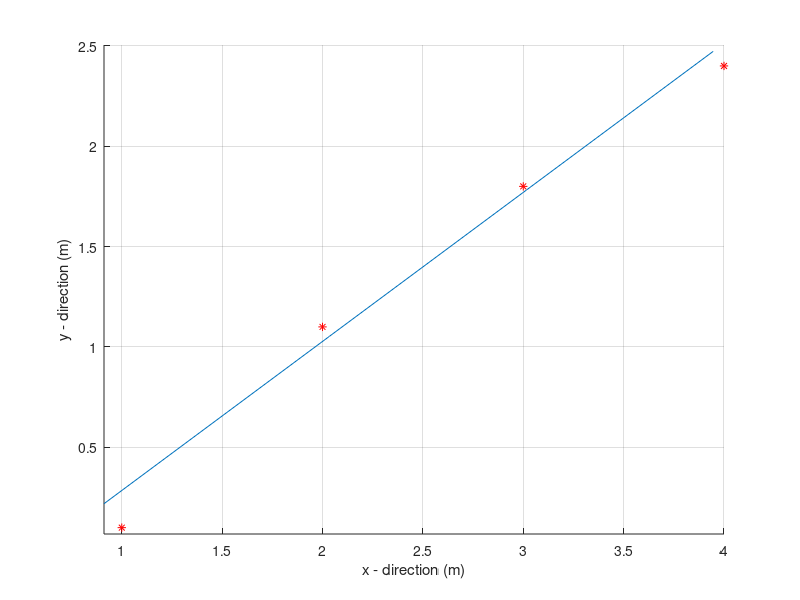

This figure's MATLAB source:
%--------------------------------------------------------------------------
%   
%   Fitting a straight line in 2D
% 
%   Author         : Georgios Malissiovas, Alexandra Papadaki
%   Version        : July 06, 2016
%   Last changes   : July 06, 2016
%
%--------------------------------------------------------------------------

clc;
clear all;
close all;

%--------------------------------------------------------------------------
%   Observations and initial values for unknowns
%--------------------------------------------------------------------------

% Measured 2D coordinates
y=[0.1; 1.1; 1.8; 2.4];
x=[1.0; 2.0; 3.0; 4.0];
L = [y;x];

%Initial values for the unknowns
a=1;
b=2;

X_0=[a;b];

%Number of condition equations
no_n=length(x);

%Number of unknowns
no_u=length(X_0);

%Redundancy
r=no_n-no_u;

%Initial values for the residuals
v_y=zeros(no_n, 1);
v_x=zeros(no_n, 1);

v=[v_y;v_x];

%--------------------------------------------------------------------------
%  stochastic model
%--------------------------------------------------------------------------
%Weight matrix
Sigma_ll= diag([0.02^2;0.01^2;0.04^2;0.02^2;0.02^2;0.01^2;0.04^2;0.02^2]);
sigma_0 = 1;
Q_ll = 1/sigma_0^2 * Sigma_ll;
P = Q_ll^-1;

%--------------------------------------------------------------------------
%  Adjustment
%--------------------------------------------------------------------------
%break-off condition
delta=10^-15;
epsilon =10^-15 ;

max_X_hat=10^100;
max_Psi = 10^100;

%Number of iterations
iteration=0;

%Iteration
while max_X_hat>delta || max_Psi>epsilon

    %Condition equations Psi_i
    Psi = y+v_y-(a*(x+v_x))-b;

    %Designmatrix A
    A = [-(x+v_x) -ones(no_n,1)];
    
    %Designmatrix B
    B1 = eye(no_n,no_n); %ws pros vy
    B2 = -a*eye(no_n,no_n); %ws pros vx
    B=[B1 B2];
    
    %Vector of misclosures
    w = -B*v+Psi;
    
    %Normal matrix
    N= [B*Q_ll*B' A;A' zeros(no_u,no_u)];

    %Vector of the right hand side
    n= [-w;zeros(size(A',1),1)];
    
    %Solution of normal equation
    x_hat=N\n;
    
    %Adjusted unknowns
    X_hat=x_hat(end-1:end);
    
    %Lagrange multipliers
    k = x_hat(1:end-2);
    
    %Update of the unknowns
    X_0=X_hat+X_0;
    
    a=X_0(1);
    b=X_0(2);
    
    %Residuals
    v=Q_ll*B'*k;
    
    %Update of the residuals
    v_y= v(1:no_n,1);
    v_x= v(no_n+1:end,1);
    
    %Check 1
    max_X_hat = max(abs(X_hat));
    %Check 2
    max_Psi = max(abs(Psi));
    
    %Update number of iterations
    iteration=iteration+1;

end

%VC matrix of adjusted unknowns
Q22 = -(A'*(B*Q_ll*B')^-1*A)^-1;
Q12 = -(B*Q_ll*B')\(A*Q22);
Q21 = Q12';
Q11 = (B*Q_ll*B')\(eye(no_n)-A*Q21);

Q_XX = -Q22;
 
%Vector of adjusted observations
L_hat= L+v;

%Empirical reference standard deviation 
s_0= sqrt(k'*B*Q_ll*B'*k/r); %same as s_02 but written in a way appropriate for GHM. Better because in GHM we dont have to calc design matrix

s_02= sqrt(v'*P*v/r);s_0^2

%VC matrix of adjusted unknowns
S_XX_hat=s_0^2*Q_XX;

%Standard deviation of the adjusted unknowns
s_X=sqrt(diag(S_XX_hat));

%Cofactor matrix of the residuals
Q_vv= Q_ll*B'*Q11*B*Q_ll;

%VC matrix of residuals
S_vv=s_0^2*Q_vv;

%Standard deviation of the residuals
s_v=sqrt(diag(S_vv));

%Cofactor matrix of adjusted observations
Q_LL_hat= Q_ll-Q_vv;

%VC matrix of adjusted observations
S_LL_hat= s_0^2*Q_LL_hat;

%Standard deviation of the adjusted observations
s_L_hat= sqrt(diag(S_LL_hat));

% Plot the adjusted line
figure()
hold on 
grid on
plot(x,y,'r*')
plot(L_hat(5:end),L_hat(1:4))
xlabel('x - direction (m)')
ylabel('y - direction (m)')
axis equal
hold off

